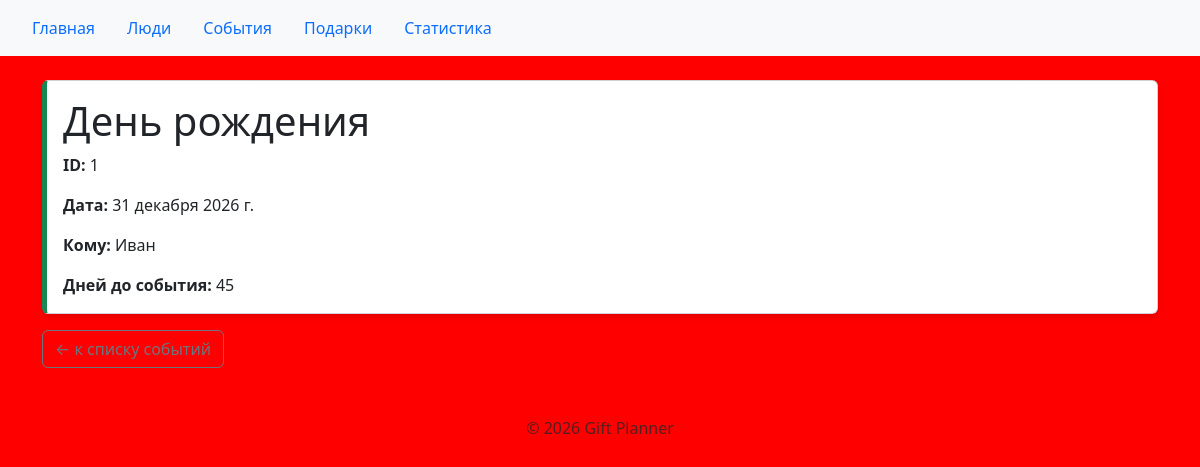
The app's page /events/1/ with its own data.
### events/models.py (models this page shows, shortened)
class Event(models.Model):
    person = models.ForeignKey(
        Person,
        on_delete=models.PROTECT,
        related_name="events",
        verbose_name="Человек",
    )
    title = models.CharField(
        max_length=200,
        verbose_name="Название",
    )
    date = models.DateField(
        verbose_name="Дата",
    )
    def days_until(self) -> int:
        return (self.date - datetime.date.today()).days
    class Meta:
        ordering = ["date", "pk"]
        verbose_name = "Событие"
        verbose_name_plural = "События"

### people/models.py (models this page shows, shortened)
class Person(models.Model):
    name = models.CharField(
        max_length=200,
        verbose_name="Имя",
    )
    class Meta:
        ordering = ["name"]
        verbose_name = "Человек"
        verbose_name_plural = "Люди"

### events/views.py (the view)
# urls.py: path("<int:event_id>/", views.event_detail, name="detail"),
def event_detail(request, event_id):
    event = get_object_or_404(
        Event.objects.select_related("person"),
        pk=event_id,
    )
    context = {
        "event": event,
    }
    return render(request, "events/event_detail.html", context)

### events/templates/events/event_detail.html (shortened to what this page needs)
{% extends "base.html" %}
{% block content %}
{% if event %}
    <div class="card">
        <div class="card-body">
            <h1 class="card-title">{{ event.title }}</h1>
            <p class="card-text"><strong>ID:</strong> {{ event.id }}</p>
            <p class="card-text"><strong>Дата:</strong> {{ event.date }}</p>
            <p class="card-text"><strong>Кому:</strong> {{ event.person.name }}</p>
            <p class="card-text"><strong>Дней до события:</strong> {{ event.days_until }}</p>
        </div>
    </div>
{% else %}
    <h1 class="text-danger">Событие не найдено</h1>
    <p>Событие с указанным идентификатором отсутствует.</p>
{% endif %}
<a href="{% url 'events:list' %}" class="btn btn-outline-secondary mt-3">
    ← к списку событий
</a>
{% endblock %}

### homepage/static/homepage/css/style.css (style rules this page uses)
body { background-color: red; }
.card { border-left: 5px solid #198754; box-shadow: 0 4px 6px rgba(0,0,0,0.1); }

### records on screen
Event: title "День рождения", id "1", date "31 декабря 2026 г.", person.name "Иван", days_until "45"
